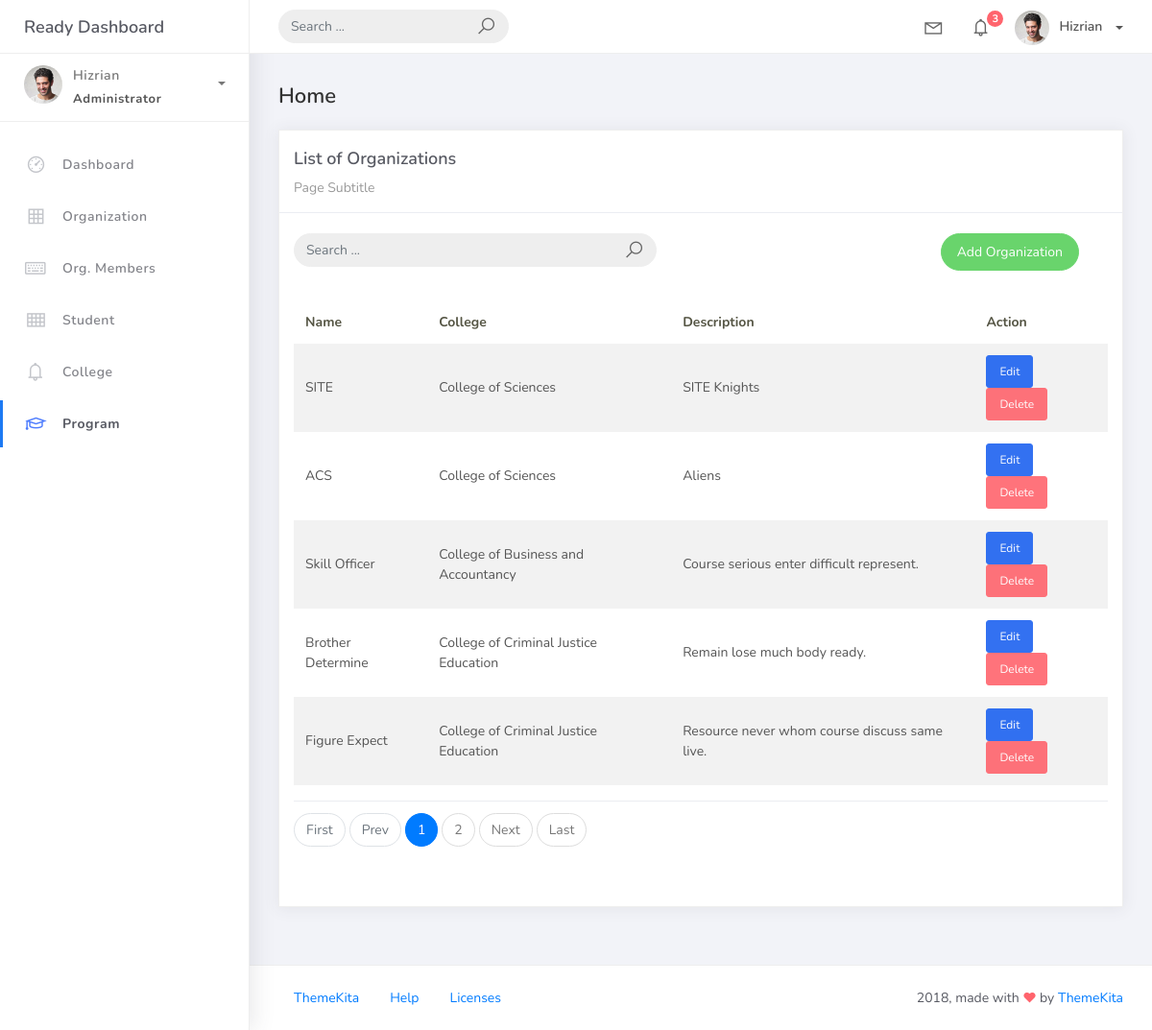
Screenshot of /organization_list with the database file from the repository.
### studentorg/models.py (models this page shows, shortened)
class BaseModel(models.Model):
    created_at = models.DateTimeField(auto_now_add=True, db_index=True)
    updated_at = models.DateTimeField(auto_now=True)
    class Meta:
        abstract = True

class Organization(BaseModel):
    name = models.CharField(max_length=250, unique=True)
    college = models.ForeignKey(
        College, null=True, blank=True, on_delete=models.CASCADE)
    description = models.CharField(max_length=500)

class College(BaseModel):
    college_name = models.CharField(max_length=150, unique=True)
    def __str__(self):
        return self.college_name

### studentorg/views.py (the view)
# urls.py: path('organization_list', OrganizationList.as_view(), name='organization-list'),
class OrganizationList(ListView):
    model = Organization
    template_name = 'organization/list.html'
    paginate_by = 5
    def get_queryset(self, *args, **kwargs):
        qs = super(OrganizationList, self).get_queryset(*args, **kwargs)
        if self.request.GET.get("q") != None:
            query = self.request.GET.get('q')
            qs = qs.filter(Q(name_icontains=query) | Q(description_icontains=query))
        return qs

### templates/organization/list.html (shortened to what this page needs)
{% extends 'base.html' %} {% load static %} {% block content %}
<div class="content">
    <div class="container-fluid">
        <h4 class="page-title">Home</h4>
        <div class="row">
            <div class="col-md-12">
                <div class="card">
                    <div class="card-header">
                        <div class="card-title">List of Organizations</div>
                        <div class="card-category">Page Subtitle</div>
                    </div>
                    <br />
                        <div class="col-md-12 row">
                            <div class="col-md-6">
                                <form class="navbar-left navbar-form nav-search mr-md-3" action="{% url 'organization-list' %}">
                                    <div class="input-group">
                                        <input type="text" placeholder="Search ..." class="form-control" name="q" />
                                        <div class="input-group-append">
                                            <span class="input-group-text">
                                                <i class="la la-search search-icon"></i>
                                            </span>
                                        </div>
                                    </div>
                                </form>
                            </div>
                            <div class="col-md-6">
                                <div class="pull-right">
                                    <a href="{% url 'organization-add' %}" class="btn btn-success btn-rounded">
                                        Add Organization
                                    </a>
                                </div>
                            </div>
                        </div>
                    <div class="card-body">
                        <table class="table table-striped mt-3">
                            <thead>
                                <tr>
                                    <th scope="col">Name</th>
                                    <th scope="col">College</th>
                                    <th scope="col">Description</th>
                                    <th scope="col">Action</th>
                                </tr>
                            </thead>
                            <tbody>
                                {% for object in object_list %}
                                <tr>
                                    <td>{{ object.name }}</td>
                                    <td>{{ object.college }}</td>
                                    <td>{{ object.description }}</td>
                                    <td>
                                        <a href="{% url 'organization-edit' object.id %}" class="btn btn-primary btn-sm">Edit</a>
                                        <form action="{% url 'organization-del' object.id %}" method="post" style="display:inline">
                                            <button type="submit" class="btn btn-danger btn-sm" onclick="return confirm('Are you sure you want to delete this organization?')">
                                                Delete
                                            </button>
                                        </form>
                                    </td>
                                </tr>
                                {% empty %}
                                <tr>
                                    <td colspan="4" style="text-align: center">
                                        <p class="text-sm font-weight-bold mb-0">No Records Found</p>
                                    </td>
                                </tr>
                                {% endfor %}
                            </tbody>
                        </table>
                        {% include 'includes/pagination.html' %}
                    </div>
                </div>
            </div>
        </div>
    </div>
</div>
{% endblock %}

### rows the page displays
Organization: name "SITE", college "College of Sciences", description "SITE Knights"
Organization: name "ACS", college "College of Sciences", description "Aliens"
Organization: name "Skill Officer", college "College of Business and Accountancy", description "Course serious enter difficult represent."
Organization: name "Brother Determine", college "College of Criminal Justice Education", description "Remain lose much body ready."
Organization: name "Figure Expect", college "College of Criminal Justice Education", description "Resource never whom course discuss same live."

### other values shown
{{ page_num }} "1"
{{ page_num }} "2"
